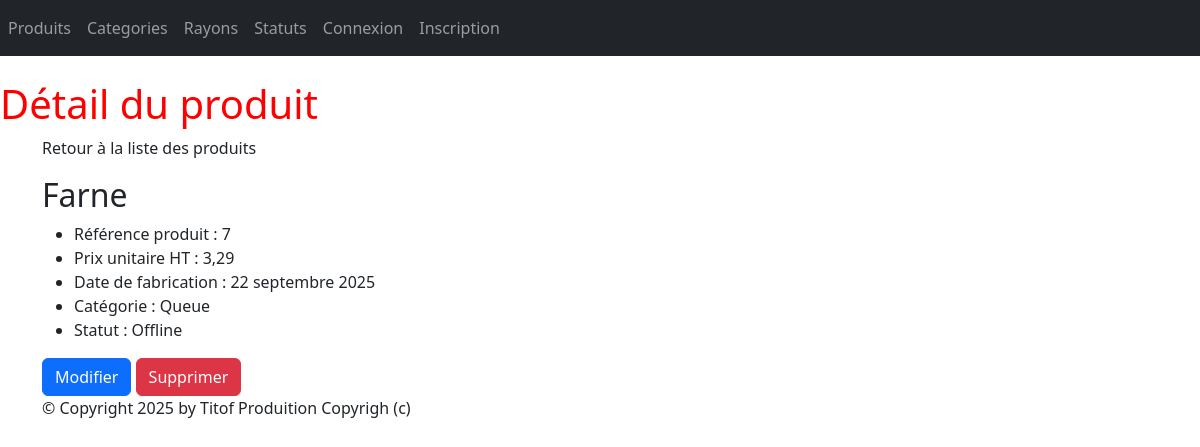
/monApp/produit/7/, run on the app's committed database.
### monApp/models.py (models this page shows, shortened)
class Produit(models.Model):
    refProd = models.AutoField(primary_key=True)
    intituleProd = models.CharField(max_length=200)
    prixUnitaireProd = models.DecimalField(max_digits=10, decimal_places=2)
    dateFabProd = models.DateField(default=date.today)
    categorie = models.ForeignKey(Categorie, on_delete=models.CASCADE, related_name="produits_categorie", null=True, blank=True)
    status = models.ForeignKey(Statut, on_delete=models.CASCADE, related_name="produits_status",null=True, blank=True)

class Categorie(models.Model):
    idCat = models.AutoField(primary_key=True)
    nomCat = models.CharField(max_length=100)
    def __str__(self):
        return self.nomCat

class Statut(models.Model):
    idStatus = models.AutoField(primary_key=True)
    libelleStatus = models.CharField(max_length=100)
    def __str__(self):
        return self.libelleStatus

### monApp/views.py (the view)
# urls.py: path("produit/<int:pk>/", views.ProduitDetailView.as_view(), name="dtl_prdt"),
class ProduitDetailView(DetailView):
    model = Produit
    template_name = "monApp/Read/detail/produit.html"
    context_object_name = "prdt"
    def get_context_data(self, **kwargs):
        context = super(ProduitDetailView, self).get_context_data(**kwargs)
        context['titremenu'] = "Détail du produit"
        return context

### monApp/templates/monApp/Read/detail/produit.html
{% extends 'monApp/base.html' %}
{% block menu %}
<h1>{{titremenu}}</h1>
{% endblock %}
{% block contenu %}
<p onclick="window.location.href='{% url 'lst_prdts' %}';" style="cursor:pointer; ">Retour à la liste des produits</p>
<h2>{{ prdt.intituleProd }}</h2>
<ul>
<li>Référence produit : {{prdt.refProd }} </li>
<li>Prix unitaire HT : {{ prdt.prixUnitaireProd }} </li>
<li>Date de fabrication : {{ prdt.dateFabProd }} </li>
<li>Catégorie : {{ prdt.categorie }} </li>
<li>Statut : {{ prdt.status }}</li>
</ul>
<button type="button" class="btn btn-primary" onclick="window.location.href='{% url 'prdt_chng' prdt.refProd %}'">Modifier</button>
<button onclick="window.location.href='{% url 'dlt_prdt' prdt.refProd %}';" class="btn btn-danger">Supprimer</button>
{% endblock %}

### static/styles.css (style rules this page uses)
h1 { color: red; }

### data on the page
Produit: intituleProd "Farne", refProd "7", prixUnitaireProd "3,29", dateFabProd "22 septembre 2025", categorie "Queue", status "Offline"

### other printed values
{{ titremenu }} "Détail du produit"
